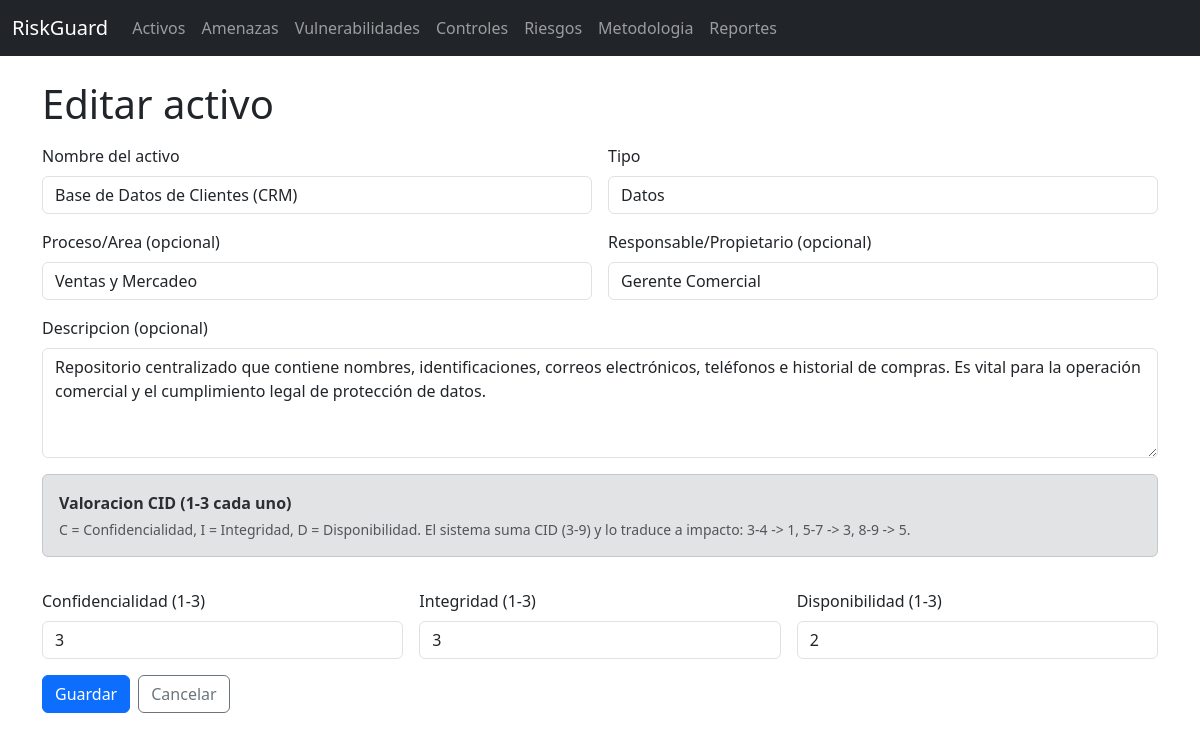
Page /assets/2/edit on the committed database.
### models.py (models this page shows, shortened)
class Asset(db.Model):
    id = db.Column(db.Integer, primary_key=True)
    name = db.Column(db.String(120), nullable=False)
    asset_type = db.Column(db.String(50), nullable=False)
    description = db.Column(db.Text)
    owner = db.Column(db.String(120))
    process = db.Column(db.String(120))
    confidentiality = db.Column(db.Integer, nullable=False, default=1)
    integrity = db.Column(db.Integer, nullable=False, default=1)
    availability = db.Column(db.Integer, nullable=False, default=1)
    created_at = db.Column(db.DateTime, default=datetime.utcnow)
    risks = db.relationship("RiskScenario", back_populates="asset", cascade="all, delete-orphan")

### app.py (the view, shortened to what this page needs)
    @app.route("/assets/<int:asset_id>/edit", methods=["GET", "POST"])
    def assets_edit(asset_id: int):
        asset = Asset.query.get_or_404(asset_id)
        form = AssetForm(obj=asset)
        if request.method == "GET":
            form.process_area.data = asset.process
        return render_template("assets/form.html", form=form, title="Editar activo")

### forms.py
class AssetForm(FlaskForm):
    name = StringField("Nombre del activo", validators=[DataRequired(), Length(max=120)])
    asset_type = SelectField("Tipo", choices=ASSET_TYPES, validators=[DataRequired()])
    process_area = StringField("Proceso/Area (opcional)", validators=[Optional(), Length(max=120)])
    owner = StringField("Responsable/Propietario (opcional)", validators=[Optional(), Length(max=120)])
    description = TextAreaField("Descripcion (opcional)", validators=[Optional()])
    confidentiality = IntegerField("Confidencialidad (1-3)", validators=[DataRequired(), NumberRange(min=1, max=3)])
    integrity = IntegerField("Integridad (1-3)", validators=[DataRequired(), NumberRange(min=1, max=3)])
    availability = IntegerField("Disponibilidad (1-3)", validators=[DataRequired(), NumberRange(min=1, max=3)])
    submit = SubmitField("Guardar")

### templates/assets/form.html (shortened to what this page needs)
{% extends 'base.html' %}
{% from '_formhelpers.html' import render_field, render_textarea %}
{% block content %}
<h1 class="mb-3">{{ title }}</h1>
<form method="post">
  <div class="row g-3">
    <div class="col-12 col-md-6">
      {{ render_field(form.name) }}
    </div>
    <div class="col-12 col-md-6">
      {{ render_field(form.asset_type) }}
    </div>
    <div class="col-12 col-md-6">
      {{ render_field(form.process_area) }}
    </div>
    <div class="col-12 col-md-6">
      {{ render_field(form.owner) }}
    </div>
    <div class="col-12">
      {{ render_textarea(form.description) }}
    </div>
    <div class="col-12">
      <div class="alert alert-secondary">
        <div class="fw-semibold mb-1">Valoracion CID (1-3 cada uno)</div>
        <div class="small text-muted">C = Confidencialidad, I = Integridad, D = Disponibilidad. El sistema suma CID (3-9) y lo traduce a impacto: 3-4 -> 1, 5-7 -> 3, 8-9 -> 5.</div>
      </div>
    </div>
    <div class="col-12 col-md-4">
      {{ render_field(form.confidentiality) }}
    </div>
    <div class="col-12 col-md-4">
      {{ render_field(form.integrity) }}
    </div>
    <div class="col-12 col-md-4">
      {{ render_field(form.availability) }}
    </div>
    <div class="col-12 d-flex gap-2">
      <button class="btn btn-primary" type="submit">Guardar</button>
      <a class="btn btn-outline-secondary" href="{{ url_for('assets_list') }}">Cancelar</a>
    </div>
  </div>
</form>
{% endblock %}

### templates/_formhelpers.html (shortened to what this page needs)
{% macro render_field(field) -%}
  <label class="form-label">{{ field.label.text }}</label>
  {{ field(class_='form-control') }}
{%- endmacro %}
{% macro render_textarea(field) -%}
  <label class="form-label">{{ field.label.text }}</label>
  {{ field(class_='form-control', rows=4) }}
{%- endmacro %}

### rows in the picture
Asset: name "Base de Datos de Clientes (CRM)", asset_type "Datos", owner "Gerente Comercial", description "Repositorio centralizado que contiene nombres, identificaciones, correos electrónicos, teléfonos e historial de compras. Es vital para la operación comercial y el cumplimiento legal de protección de datos.", confidentiality "3", integrity "3", availability "2"

### other values in the picture
{{ title }} "Editar activo"
{{ field.label.text }} "Nombre del activo Tipo Proceso/Area (opcional) Responsable/Propietario (opcional) Confidencialidad (1-3) Integridad (1-3) Disponibilidad (1-3)"
{{ field.label.text }} "Descripcion (opcional)"
